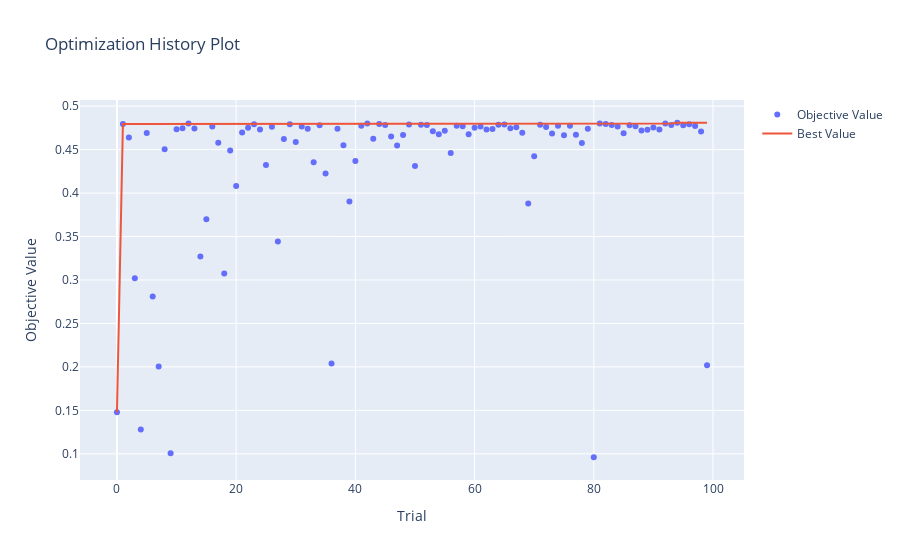

Notebook cell for this chart:
### Code cell
# Plot optimization history
plot_optimization_history(study)
